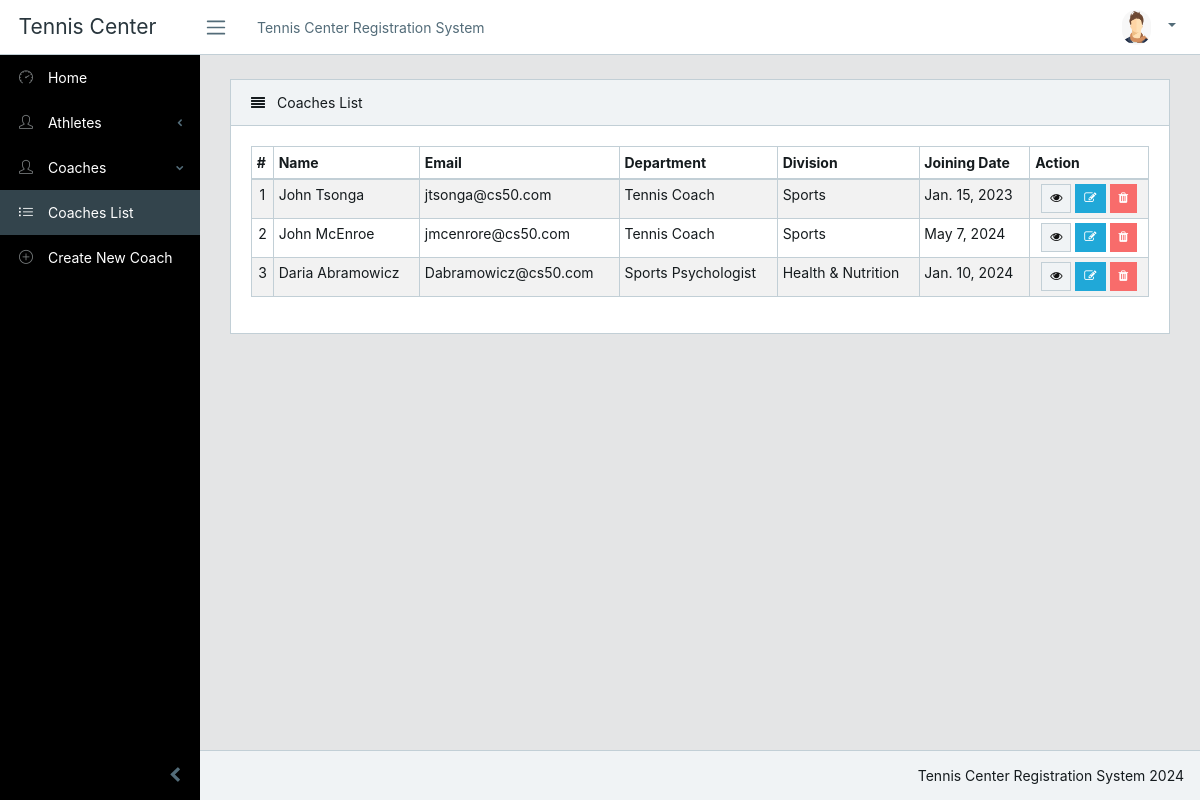
Page /teachers/allteachers/ on the committed database.
### teachers/models.py (models this page shows, shortened)
class TeacherInfo(models.Model):
    name = models.CharField(max_length=100)
    email = models.EmailField(unique=True)
    age = models.IntegerField()
    gender_choice = (
        ("male", "Male"),
        ("Female", "Female"),
    )
    gender = models.CharField(choices=gender_choice, max_length=10)
    teacher_img = models.ImageField(upload_to='photos/%Y/%m/%d/')
    graduation_year = models.CharField(max_length=100)
    joining_date = models.DateField()
    dept_type = models.ForeignKey(TeacherDeptInfo, on_delete=models.CASCADE)
    div_type = models.ForeignKey(TeacherSubInfo, on_delete=models.CASCADE)
    salary = models.IntegerField()
    class Meta:
        verbose_name_plural = 'Coaches List'

class TeacherDeptInfo(models.Model):
    dept_name = models.CharField(max_length=50)
    class Meta:
        verbose_name_plural = 'Department List'
    def __str__(self):
        return self.dept_name

class TeacherSubInfo(models.Model):
    sub_name = models.CharField(max_length=50)
    class Meta:
        verbose_name_plural = 'Division List'
    def __str__(self):
        return self.sub_name

### teachers/views.py (the view)
# urls.py: path('allteachers/', views.teacher_list, name='teacher_list'),
def teacher_list(request):
    teachers = TeacherInfo.objects.all().order_by('id')
    paginator = Paginator(teachers, 10)
    page = request.GET.get('page')
    paged_teachers = paginator.get_page(page)
    context = {
        "teachers": paged_teachers
    }
    return render(request, "teachers/teacher_list.html", context)

### templates/teachers/teacher_list.html (shortened to what this page needs)
{% extends 'base/base.html' %}
{% load static %}
{% block content %}
<div class="row">
    <div class="col-lg-12">
        <div class="card">
            <div class="card-header">
                <i class="fa fa-align-justify"></i> Coaches List</div>
            <div class="card-body">
                <table class="table table-responsive-sm table-bordered table-striped table-sm">
                    <thead>
                        <tr>
                            <th>#</th>
                            <th>Name</th>
                            <th>Email</th>
                            <th>Department</th>
                            <th>Division</th>
                            <th>Joining Date</th>
                            <th>Action</th>
                        </tr>
                    </thead>
                    <tbody>
                        {% for teacher in teachers %}
                            <tr>
                                <td class="text-center">{{ forloop.counter }}</td>
                                <td>{{ teacher.name }}</td>
                                <td>{{ teacher.email }}</td>
                                <td>{{ teacher.dept_type }}</td>
                                <td>{{ teacher.div_type }}</td>
                                <td>{{ teacher.joining_date }}</td>
                                <td class="text-center">
                                    <a href="{% url 'single_teacher' teacher.id %}">
                                        <button type="button" class="btn btn-sm btn-light border"><i class="fa fa-eye"></i></button>
                                    </a>
                                    <a href="{% url 'edit_teacher' teacher.id %}">
                                        <button type="button" class="btn btn-sm btn-primary"><i class="fa fa-edit"></i></button>
                                    </a>
                                    <a href="{% url 'delete_teacher' teacher.id %}">
                                        <button type="button" class="btn btn-sm btn-danger" onclick="if(confirm('Are you sure to delete this teacher?') === false) event.preventDefault()"><i class="fa fa-trash"></i></button>
                                    </a>
                                </td>
                            </tr>
                        {% endfor %}
                    </tbody>
                </table>
            </div>
        </div>
    </div>
</div>
<div class="row">
    <div class="col-md-12">
    </div>
</div>
{% endblock %}

### rows in the picture
TeacherInfo: name "John Tsonga", email "jtsonga@cs50.com", dept_type "Tennis Coach", div_type "Sports", joining_date "Jan. 15, 2023"
TeacherInfo: name "John McEnroe", email "jmcenrore@cs50.com", dept_type "Tennis Coach", div_type "Sports", joining_date "May 7, 2024"
TeacherInfo: name "Daria Abramowicz", email "Dabramowicz@cs50.com", dept_type "Sports Psychologist", div_type "Health & Nutrition", joining_date "Jan. 10, 2024"
